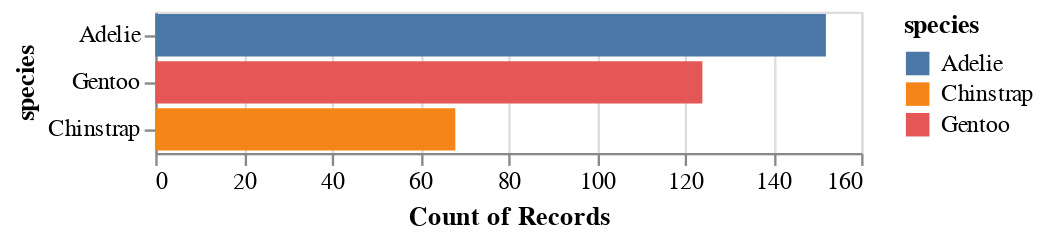

The notebook cell this image was saved under:
### Code cell
alt.Chart(df).mark_bar().encode(
    x='count()',
    y=alt.Y('species', sort='-x'),
    color='species'
)

### Figure 1 — Vega-Lite specification as saved in the notebook (floating-point values rounded to 4 significant figures; data arrays with more than 128 entries replaced by an {"elided": "..."} marker saying what was removed)
{"config": {"view": {"continuousWidth": 300, "continuousHeight": 300}}, "data": {"name": "data-29ff670c6cbc87fe6b8f9db2d10af5a1"}, "mark": {"type": "bar"}, "encoding": {"color": {"field": "species", "type": "nominal"}, "x": {"aggregate": "count", "type": "quantitative"}, "y": {"field": "species", "sort": "-x", "type": "nominal"}}, "$schema": "https://vega.github.io/schema/vega-lite/v5.16.3.json", "datasets": {"data-29ff670c6cbc87fe6b8f9db2d10af5a1": {"elided": "344 records"}}}
